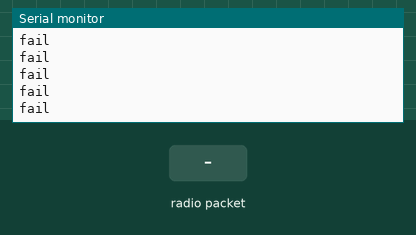
The sketch below on a simulated Arduino Uno, built with avr-gcc and run on an emulated ATmega328P. Shown: the last lines printed to the serial monitor. Inputs (shaded band) come from the test bench. No radio packets arrive unless stated.

Above: at 1.2 s.
1.3 s: radio packet "1" arrives
At 1.57 s:
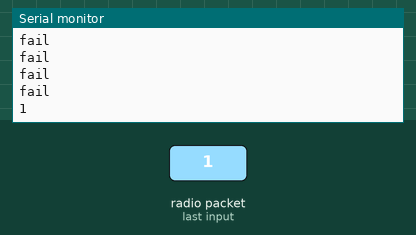
2.9 s: radio packet "0" arrives
At 3.18 s:
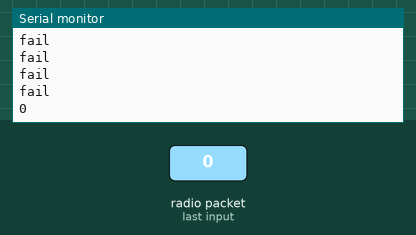
4.4 s: radio packet "2" arrives
At 4.58 s:
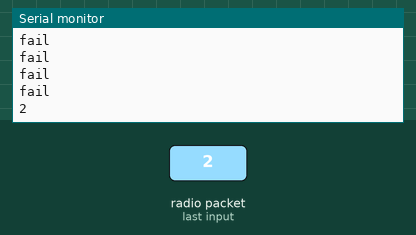

Measured:
- after the input at 1.3 s, the serial monitor: prints a new line after 0.12 s (image 1)
- after the input at 2.9 s, the serial monitor: prints a new line after 0.13 s (image 2)
- after the input at 4.4 s, the serial monitor: prints a new line at once (image 3)

The sketch:

RF_Receiver.ino
```cpp
#include <SPI.h>
#include <nRF24L01.h>
#include <RF24.h>

int CE_PIN = 9;
int CSN_PIN = 10;

RF24 radio(CE_PIN,CSN_PIN);
const byte address[6] = "00001";

void setup() {
  Serial.begin(4800);
  radio.begin();
  radio.openReadingPipe(1, address);
  radio.setPALevel(RF24_PA_MIN);
  radio.startListening();
}

void loop() {
  Serial.println("fail");
  if (radio.available()) {
    char text[32] = "";
    radio.read(&text, sizeof(text));
    delay(5);
    Serial.println(text);
  }
  delay(200);
}
```
